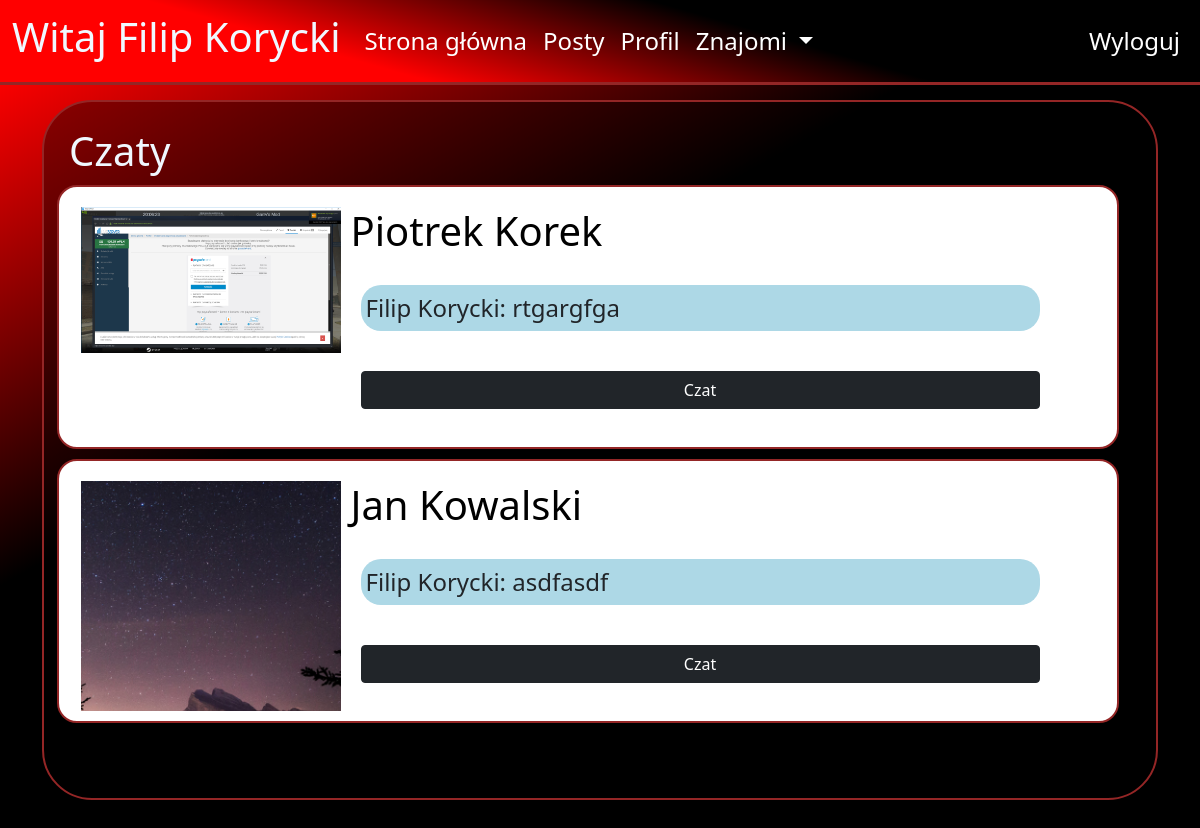
/all_chats (signed in), run on the app's committed database.
### blog/models.py (models this page shows, shortened)
class Profile(models.Model):
    user = models.OneToOneField(User, null=True, on_delete=models.CASCADE)
    birth_date = models.DateField(blank=True,null=True)
    description = models.TextField(blank=True,null=True)
    first_name = models.CharField(blank=True, null=True, max_length=40)
    last_name = models.CharField(blank=True, null=True, max_length=40)
    country = models.CharField(blank=True, null=True, max_length=40)
    city = models.CharField(blank=True, null=True, max_length=40)
    height = models.DecimalField(blank=True,null=True, decimal_places=0, max_digits=120)
    weight = models.DecimalField(blank=True,null=True, decimal_places=0, max_digits=120)
    gender = models.CharField(blank=True,null=True, max_length=222)
    friends = models.ManyToManyField('self', blank=True)
    images = models.ManyToManyField("ProfileImage", related_name='+',blank=True)
    chats = models.ManyToManyField("ChatBox", related_name='+',blank=True)
    posts = models.ManyToManyField("Post", related_name='+',blank=True)
    def get_name(self):
        if self.first_name and self.last_name:
            return str(str(self.first_name)+" "+str(self.last_name)) #+" ("+str(self.user.username)+")"
        elif self.first_name:
            return self.first_name
        else:
            return self.user.username

class ChatBox(models.Model):
    date = models.DateField(auto_now_add=True)
    messages = models.ManyToManyField("ChatMessage", related_name='+', blank=True)
    users = models.ManyToManyField("Profile", related_name='+',blank=True)
    def get_last_message(self):
        last_message = self.messages.all().latest("date")
        return last_message

class ChatMessage(models.Model):
    content = models.CharField(max_length=300)
    owner = models.ForeignKey(Profile, related_name='+', null=True,on_delete=models.CASCADE)
    date = models.DateTimeField(auto_now_add=True)
    chat = models.ManyToManyField("ChatBox", related_name='+')
    displayed = models.BooleanField(default=False)
    def __str__(self):
        return str(self.owner.get_name())+ ": " +str(self.content)

### blog/views.py (the view)
# urls.py: path('all_chats', views.AllProfileChats.as_view(), name='all_chats'),
class AllProfileChats(View):
    def get(self, request):
        context={}
        current_user = request.user.profile
        if not current_user == request.user.profile:
            return redirect('auth_error')
        context["chats"] =  current_user.chats.all()
        return render(request,"blog/all_chats.html", context)

### blog/templates/blog/all_chats.html (shortened to what this page needs)
{% extends "blog/base.html"%}
{%load static%}
{%block content%}
<div class="container background_v1" >
<h1>Czaty</h1>
    {%for chat in chats%}
        <div class="all_chats_chat row">
            {%for chat_user in chat.users.all%}
                {%if not chat_user == user.profile%}
                    {%for image in chat_user.images.all%}
                        {%if forloop.last%}
                        <div style="position:relative;" class="all_chats_image_box col-md-4">
                            <div class="all_chats_fake_box"></div>
                        </div>
                        {%endif%}
                    {%empty%}
                    <div style="position:relative;" class="all_chats_image_box col-md-4">
                        <img src="{% static 'user.png' %}" class="all_chats_image" >
                        <div class="all_chats_fake_box"></div>
                    </div>
                    {%endfor%}
                    <div class="col-md-9">
                        <h1 class="all_chats_name"> {{chat_user.get_name}} </h1>
                        <div class='all_chats_lastmessage'>
                            {{chat.get_last_message|truncatechars:70 }}
                        </div>
                        <a href="{% url 'chat' chat.id%}" style="width:90%; margin:20px;" class="btn btn-dark">Czat</a>
                    </div>
                {%endif%}
            {%endfor%}
        </div>
    {%endfor%}
</div>
{% endblock %}

### blog/templates/blog/base.html (shortened to what this page needs)
{% load static %}
<!doctype html>
<html lang="en">
  <head>
    <link href="https://cdn.jsdelivr.net/npm/bootstrap@5.0.0-beta1/dist/css/bootstrap.min.css" rel="stylesheet">
    <link rel ="stylesheet" href="{% static 'style.css' %}">
  </head>
  <body>
    <nav class="navbar navbar-expand-lg navbar-dark bg-light">
  <div class="container-fluid">
    <a class="navbar-brand" href="#"><h1>Witaj {{user.profile.get_name}}</h1></a>
    <div class="collapse navbar-collapse" id="navbarSupportedContent">
      <ul class="navbar-nav me-auto mb-2 mb-lg-0">
        {% if user.is_authenticated%}
        <li class="nav-item ">
          <a class="nav-link" href="{% url 'mainpage' %}">Strona główna</a>
        </li>
        <li class="nav-item ">
          <a class="nav-link" href="{% url 'posts' %}">Posty</a>
        </li>
        <li class="nav-item ">
          <a class="nav-link" href="{% url 'profile' user.profile.id %}">Profil</a>
        </li>
        <li class="nav-item dropdown">
          <a class="nav-link dropdown-toggle" href="#" id="navbarDropdown" role="button" data-bs-toggle="dropdown" aria-expanded="false">
            Znajomi
          </a>
        </li>
        {%endif%}
        </ul>
        {% if user.is_authenticated%}
        <ul class="navbar-nav ml-auto mb-2 mb-lg-0" >
          <li class="nav-item">
            <a class="nav-link" href="{% url 'logout' %}">Wyloguj</a>
          </li>
        </ul>
        {%endif%}
    </div>
  </div>
</nav>
    <div class="main_content">
      <div class="container">
    {%block content%}
    {% endblock %}
      </div>
    </div>
  </body>
</html>

### static/style.css (style rules this page uses)
* { box-sizing: border-box; margin:0; padding:0; }
:root { --ramka: rgb(148, 38, 38); }
nav { background: rgb(255,0,0); background: linear-gradient(16deg, rgba(255,0,0,1) 29%, rgba(0,0,0,1) 63%, rgba(0,0,0,1) 100%); border-bottom: var(--ramka) solid 3px; }
body { background-repeat: no-repeat; background-size: cover; background: black; }
.navbar { position: fixed; top:0; z-index: 555; width: 100%; }
h1,h2,h3,h4,h5 { color:aliceblue; }
nav .navbar-nav li a { color: white !important; font-size: 1.5em; }
.main_content { padding-top: 100px; min-height: 800px; background: rgb(255,0,0); background: linear-gradient(151deg, rgba(255,0,0,1) 5%, rgba(0,0,0,1) 40%, rgba(0,0,0,1) 100%); }
.background_v1 { border: solid 2px var(--ramka); border-radius: 50px; padding: 25px; background-color:rgba(0, 0, 0, 0.4); min-height: 700px; }
.btn { width:100%; }
.all_chats_chat { border:solid 2px var(--ramka); border-radius: 20px; background-color: white; width:100%; padding:10px; margin-top:10px; }
.all_chats_image_box { margin-top: 10px; border-radius:10px; width:25%; background-color: white; }
.all_chats_fake_box { height: 230px; }
.all_chats_name { color:black; padding:10px }
.all_chats_lastmessage { width:90%; background-color: lightblue; word-break: break-all; margin:20px; border-radius:20px; padding:5px; font-size: 24px; }

### data on the page
ChatBox: get_last_message "Filip Korycki: rtgargfga"
Profile: get_name "Piotrek Korek"
ChatBox: get_last_message "Filip Korycki: asdfasdf"
Profile: get_name "Jan Kowalski"

### other printed values
{{ user.profile.get_name }} "Filip Korycki"
